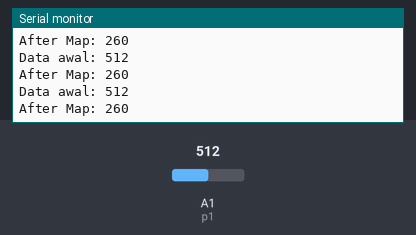
Recording of a sketch running on a simulated Arduino Uno, built with avr-gcc and run on an emulated ATmega328P. Parts: the last lines printed to the serial monitor. The inputs (shaded band) are chosen by the test bench; at power-on: A1 (p1) = 512.

Above: at 1.2 s.
1.3 s: A1 (p1) set to 716
At 1.57 s:
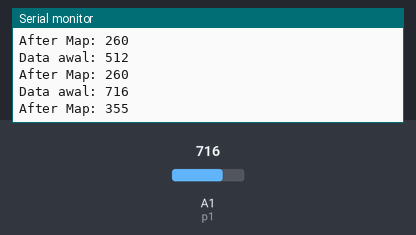
2.8 s: A1 (p1) set to 900
At 2.97 s:
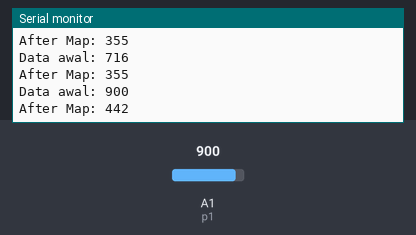
Timing chart, 0 to 5.8 s (numbered marks = the images above; inputs shaded):
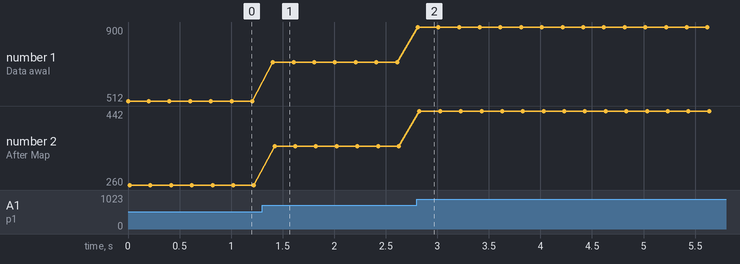

The sketch:

Latihan_15.ino
```cpp
#define led1 11
#define p1 A1
#define p2 A4

int a;
int b;


void setup() {
  // put your setup code here, to run once:
  Serial.begin(9600);
}

void loop() {
  // put your main code here, to run repeatedly:
  a = analogRead(p1);
  b = map(a, 0, 1023, 20, 500);

  Serial.print("Data awal: ");
  Serial.println(a);

  Serial.print("After Map: ");
  Serial.println(b);

  delay(200);

}
```

Measured:
- after the input at 1.3 s, the serial monitor: prints a new line after 0.11 s (image 1)
- after the input at 2.8 s, the serial monitor: prints a new line at once (image 2)
- plotted number 1: 512 → 716 after the input at 1.3 s, 716 → 900 after the input at 2.8 s
- plotted number 2: 260 → 355 after the input at 1.3 s, 355 → 442 after the input at 2.8 s
